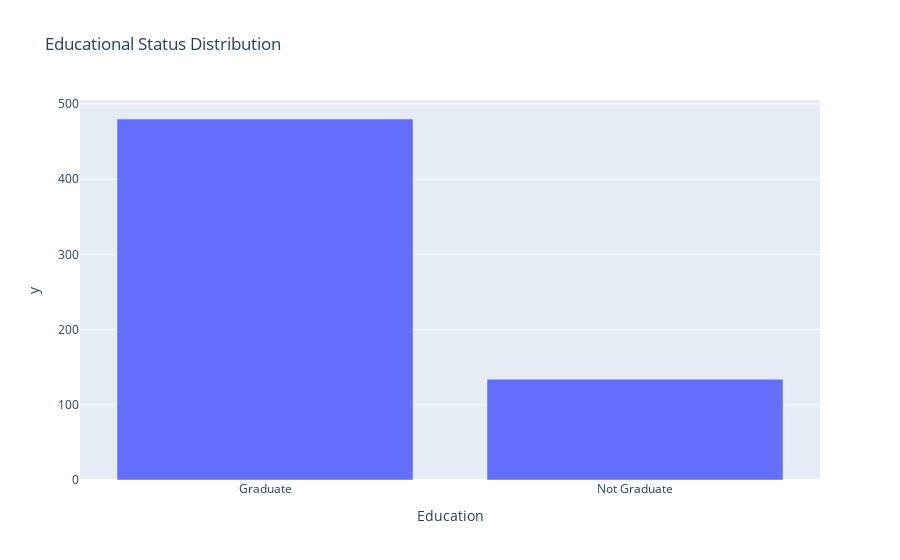

Notebook cell for this chart:
### Code cell
education = loan["Education"].value_counts()

fig_education = px.bar(education,x = education.index ,y = education.values , title = "Educational Status Distribution")

fig_education.show()

### Figure 1 — Plotly figure (JSON) as saved in the notebook; plotly's stock layout.template omitted (floating-point values rounded to 4 significant figures)
{"data": [{"alignmentgroup": "True", "hovertemplate": "Education=%{x}<br>y=%{y}<extra></extra>", "legendgroup": "", "marker": {"color": "#636efa", "pattern": {"shape": ""}}, "name": "", "offsetgroup": "", "orientation": "v", "showlegend": false, "textposition": "auto", "type": "bar", "x": ["Graduate", "Not Graduate"], "xaxis": "x", "y": [480, 134], "yaxis": "y"}], "layout": {"autosize": true, "barmode": "relative", "legend": {"tracegroupgap": 0}, "title": {"text": "Educational Status Distribution"}, "xaxis": {"anchor": "y", "autorange": true, "domain": [0, 1], "range": [-0.5, 1.5], "title": {"text": "Education"}, "type": "category"}, "yaxis": {"anchor": "x", "autorange": true, "domain": [0, 1], "range": [0, 505.3], "title": {"text": "y"}, "type": "linear"}}}
